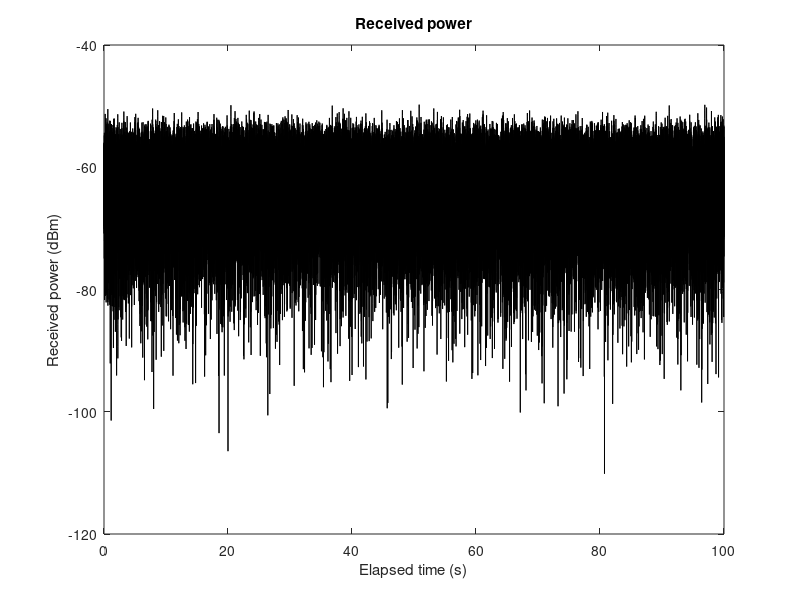
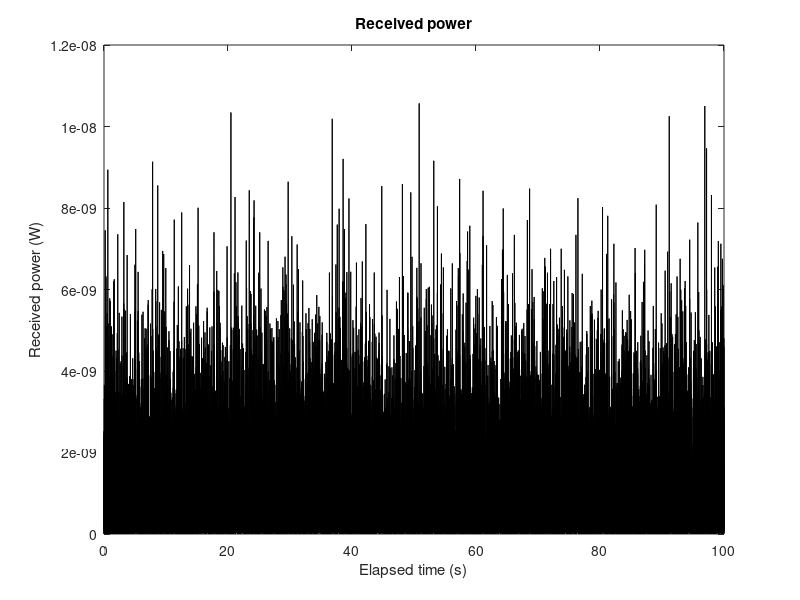
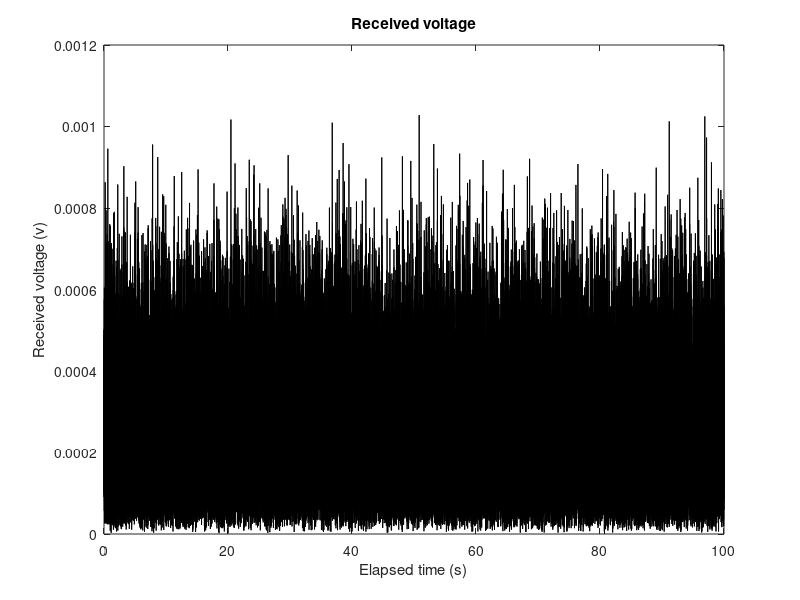
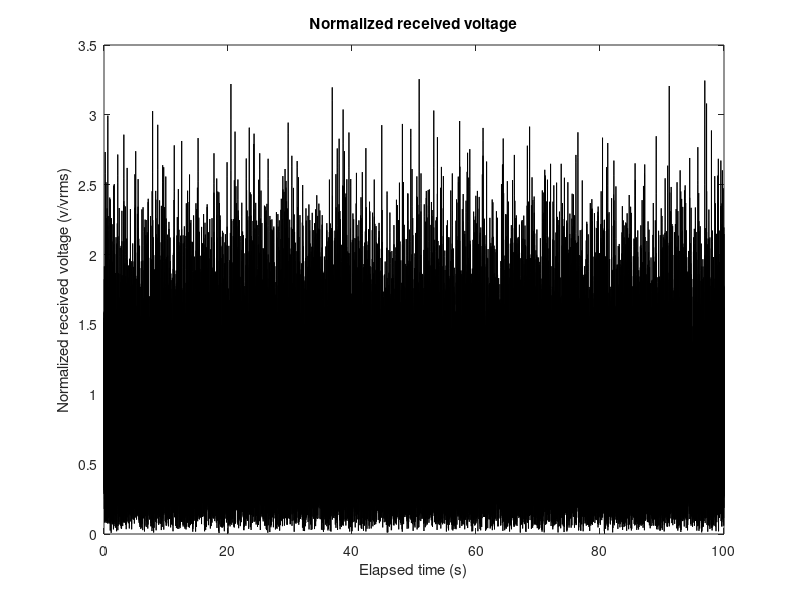

Reproduce these figures in MATLAB, in order. (Note: this script raises an error after producing the figures.)
% fitRayleigh

clear,  clc, close all

load RayleighSeries
% load unknownSerues

% ------------------------------------------------------------

timeAxis = time_axis;       % timeAxis in s
P = PdBm;                   % P in dBm

figure,plot(timeAxis,P,'k')
title('Received power')
ylabel('Received power (dBm)')
xlabel('Elapsed time (s)')

p = 10.^(P/10);   % now p is in mW
p = p/1000;       % now p is in W

p_mean = mean(p);
10*log10(mean(p)*1e3)

p_norm = p/p_mean;     % normalize the power wrt its mean value

mean_p = mean(p_norm)

figure,plot(timeAxis,p,'k')
title('Received power')
ylabel('Received power (W)')
xlabel('Elapsed time (s)')

v = sqrt(2*50*p);

figure,plot(timeAxis,v,'k')
title('Received voltage')
ylabel('Received voltage (v)')
xlabel('Elapsed time (s)')

v_norm = sqrt(p_norm);  % normalized voltage --> variable to be analyzed

Mean = mean(v_norm)
MeanSquare = mean(v_norm.^2)  
rmsValue = sqrt(MeanSquare)

figure,plot(timeAxis,v_norm,'k')
title('Normalized received voltage')
ylabel('Normalized received voltage (v/vrms)')
xlabel('Elapsed time (s)')

[pdfX, pdfY, CDFx,CDFy, stepp] = ...
    fpdfCDFbins(v_norm, 100); % compute experimental pdf and CDF

rms = rmsValue;
CDFyTheoretical = 1 - exp(-CDFx.^2/rms^2);

figure, hold on
plot(CDFx,CDFyTheoretical,'k','LineWidth',1.0) 
plot(CDFx,CDFy,':k','LineWidth',1.5) 
% bar(CDFx,CDFy,1 ,'y')
title('Sample CDF')
ylabel('Probability the abscissa is not exceeded')
xlabel('Normalized received voltage (vnorm)')
legend('Theoretical','Sample')
ylim([0 1])

%% pdf ===============================================

[pdfX, pdfY, CDFx,CDFy, step] = ...
    fpdfCDFbins(v_norm, 20); % compute experimental pdf and CDF

pdfRayTheor = (2*pdfX/rms^2).*exp(-pdfX.^2/rms^2); 

pdfApprox = pdfRayTheor*step;

figure,hold on
plot(pdfX, pdfRayTheor, 'k', 'LineWidth',2)
bar(pdfX, pdfY, 1.0,'y')
plot(pdfX, pdfApprox, '--r', 'LineWidth',2)
title('Histogam of theoretical Rayleigh and of series')
legend('Theoretical','Histogram','Approx')
xlabel('Normalized voltage, linear')
ylabel('pdf')



